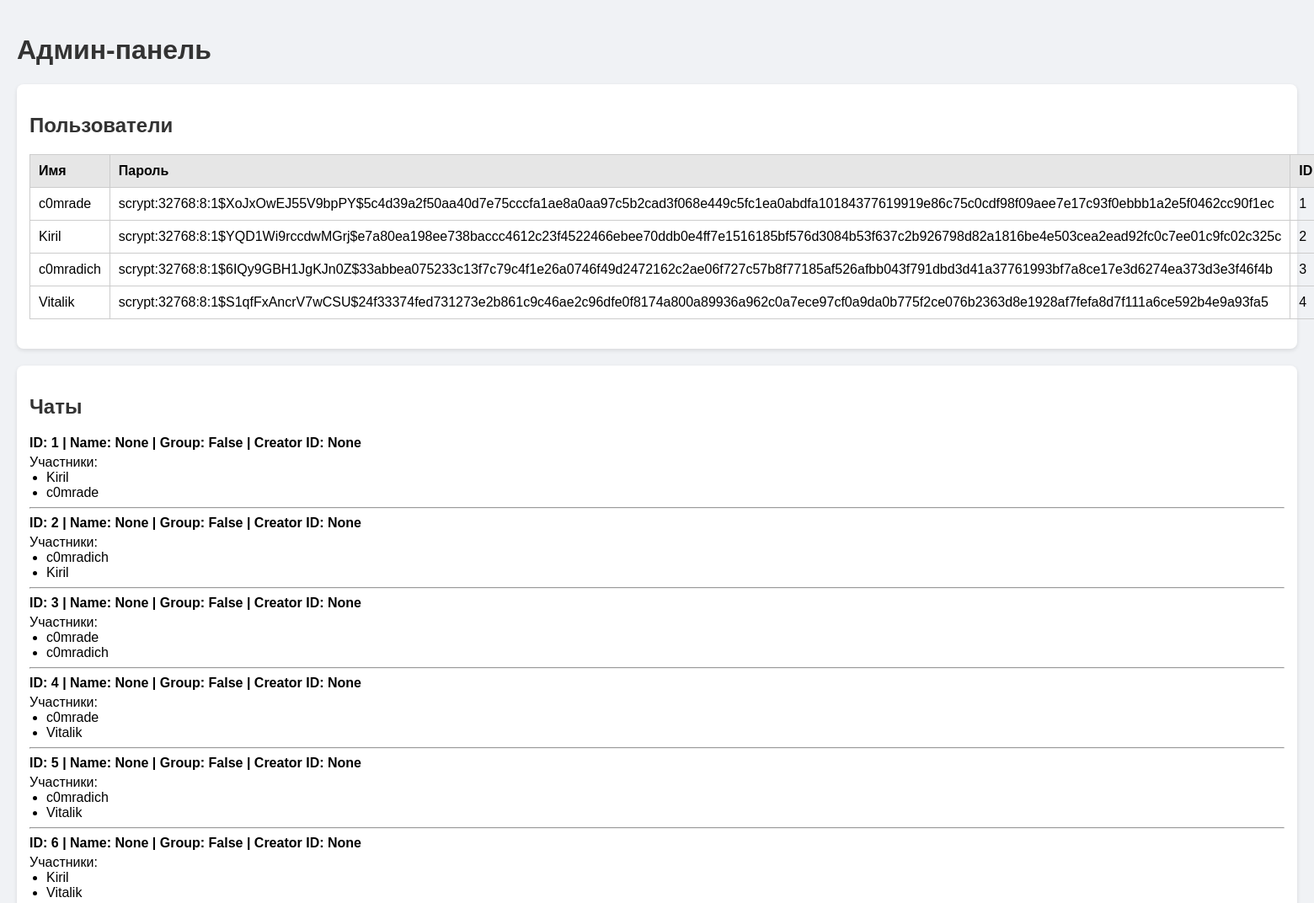
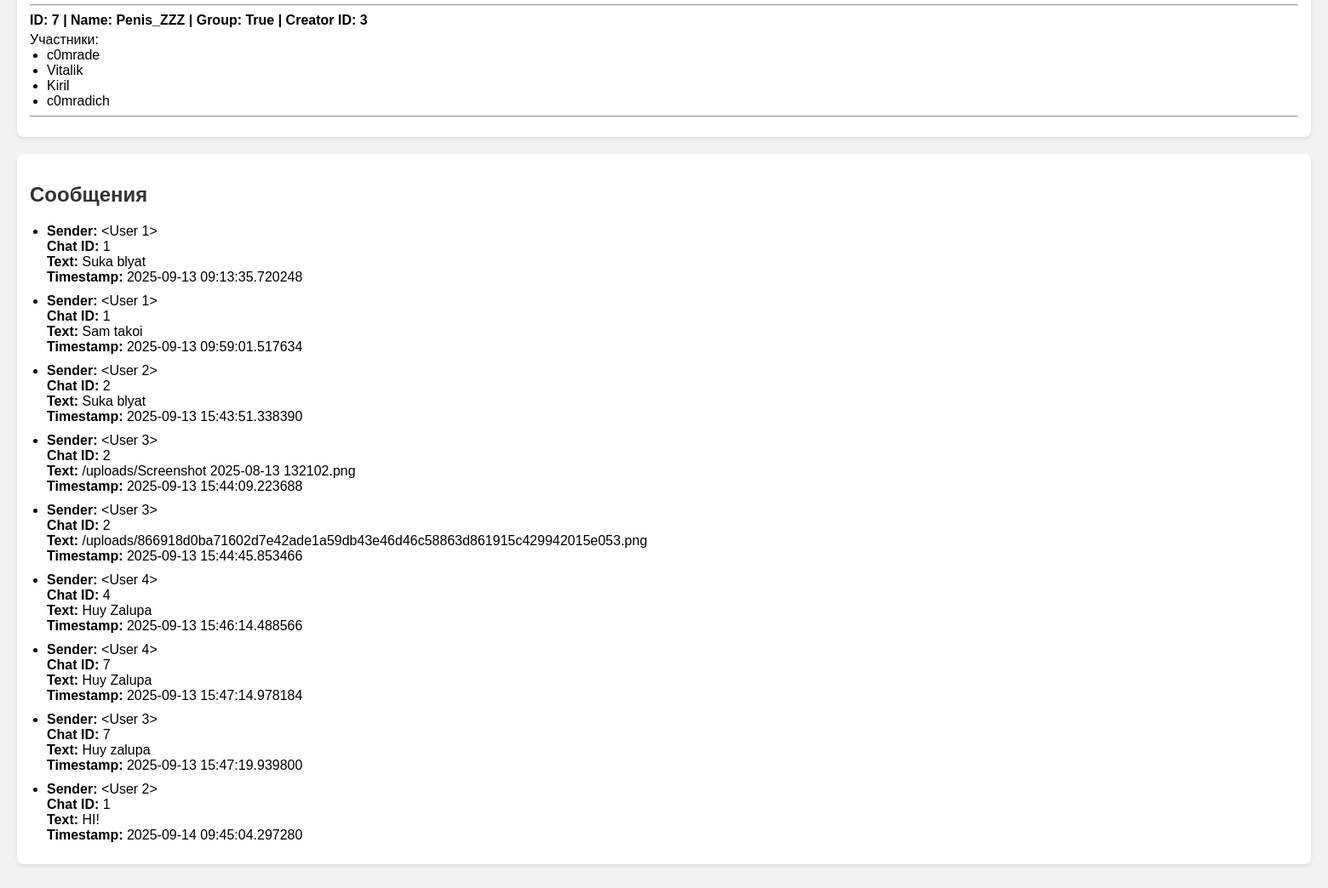
The page /admin on the database its author committed (2 pictures, top to bottom).
### backend/stuff/db.py (models this page shows, shortened)
class User(db.Model):
    __tablename__ = 'users'
    _id = db.Column(db.Integer, primary_key=True)
    name = db.Column(db.String(100), nullable=False)
    password = db.Column(db.String(100), nullable=False)
    messages = db.relationship('Message', back_populates='sender', lazy=True)
    isActive = db.Column(db.Boolean, default=False)

class Chat(db.Model):
    __tablename__ = 'chats'
    _id = db.Column(db.Integer, primary_key=True)
    is_group = db.Column(db.Boolean, default=False)
    name = db.Column(db.String(100))  # имя группы, если это группа
    creator_id = db.Column(db.Integer, db.ForeignKey('users._id'))
    participants = db.relationship('ChatParticipant', backref='chat', cascade='all, delete-orphan')
    messages = db.relationship('Message', backref='chat', lazy=True)

class Message(db.Model):
    __tablename__ = 'messages'
    _id = db.Column(db.Integer, primary_key=True)
    chat_id = db.Column(db.Integer, db.ForeignKey('chats._id'), nullable=False)
    sender_id = db.Column(db.Integer, db.ForeignKey('users._id'), nullable=False)
    text = db.Column(db.String(1000), nullable=False)
    timestamp = db.Column(db.DateTime, default=datetime.utcnow)
    sender = db.relationship('User', back_populates='messages')

### backend/stuff/routes.py (the view)
    @app.route('/admin')
    def admin():
        users_list = User.query.all()
        message_list = Message.query.all()
        chats_raw = Chat.query.all()
        chats = []
        for chat in chats_raw:
            participant_names = []
            for p in chat.participants:
                if p.user:
                    participant_names.append(p.user.name)
                else:
                    print(f"Warning: ChatParticipant {p._id} has no valid user")
            chats.append({
                "id": chat._id,
                "name": chat.name,
                "is_group": chat.is_group,
                "creator_id": chat.creator_id,
                "participants": participant_names
            })
        return render_template("Users.html", users=users_list, chats=chats, messages=message_list)

### backend/stuff/templates/Users.html (shortened to what this page needs)
<!DOCTYPE html>
<html lang="ru">
<head>
</head>
<body>
    <h1>Админ-панель</h1>
    <div class="card">
        <h2>Пользователи</h2>
        <table>
            <thead>
                <tr>
                    <th>Имя</th>
                    <th>Пароль</th>
                    <th>ID</th>
                </tr>
            </thead>
            <tbody>
                {% for user in users %}
                <tr>
                    <td>{{ user.name }}</td>
                    <td>{{ user.password }}</td>
                    <td>{{ user._id }}</td>
                </tr>
                {% else %}
                <tr>
                    <td colspan="2">Пользователи не найдены</td>
                </tr>
                {% endfor %}
            </tbody>
        </table>
    </div>
    <div class="card">
        <h2>Чаты</h2>
        {% for chat in chats %}
        <div class="chat-header">ID: {{ chat.id }} | Name: {{ chat.name }} | Group: {{ chat.is_group }} | Creator ID: {{ chat.creator_id }}</div>
        <span>Участники:</span>
        <ul>
            {% for name in chat.participants %}
                <li>{{ name }}</li>
            {% endfor %}
        </ul>
        <hr>
        {% endfor %}
    </div>
    <div class="card">
        <h2>Сообщения</h2>
        <ul class="message-list">
            {% for msg in messages %}
            <li>
                <strong>Sender:</strong> {{ msg.sender }}<br>
                <strong>Chat ID:</strong> {{ msg.chat_id }}<br>
                <strong>Text:</strong> {{ msg.text }}<br>
                <strong>Timestamp:</strong> {{ msg.timestamp }}<br>
            </li>
            {% else %}
            <li>Сообщений нет</li>
            {% endfor %}
        </ul>
    </div>
</body>
</html>

### backend/stuff/templates/Users.html (style rules this page uses)
body { font-family: Arial, sans-serif; background-color: #f0f2f5; margin: 0; padding: 20px; }
h1, h2, h3 { color: #333; }
table { width: 100%; border-collapse: collapse; margin-bottom: 20px; }
table, th, td { border: 1px solid #ccc; }
th, td { padding: 10px; text-align: left; }
th { background-color: #e6e6e6; }
.card { background-color: white; border-radius: 8px; padding: 15px; margin-bottom: 20px; box-shadow: 0 2px 5px rgba(0,0,0,0.1); }
ul { margin: 0; padding-left: 20px; }
.chat-header { font-weight: bold; margin-bottom: 5px; }
.message-list li { margin-bottom: 10px; }

### rows shown on the page
User: name "c0mrade", password "scrypt:32768:8:1$XoJxOwEJ55V9bpPY$5c4d39a2f50aa40d7e75cccfa1ae8a0aa97c5b2cad3f068e449c5fc1ea0abdfa10184377619919e86c75c0cdf98f09aee7e17c93f0ebbb1a2e5f0462cc90f1ec", _id "1"
User: name "Kiril", password "scrypt:32768:8:1$YQD1Wi9rccdwMGrj$e7a80ea198ee738baccc4612c23f4522466ebee70ddb0e4ff7e1516185bf576d3084b53f637c2b926798d82a1816be4e503cea2ead92fc0c7ee01c9fc02c325c", _id "2"
User: name "c0mradich", password "scrypt:32768:8:1$6IQy9GBH1JgKJn0Z$33abbea075233c13f7c79c4f1e26a0746f49d2472162c2ae06f727c57b8f77185af526afbb043f791dbd3d41a37761993bf7a8ce17e3d6274ea373d3e3f46f4b", _id "3"
User: name "Vitalik", password "scrypt:32768:8:1$S1qfFxAncrV7wCSU$24f33374fed731273e2b861c9c46ae2c96dfe0f8174a800a89936a962c0a7ece97cf0a9da0b775f2ce076b2363d8e1928af7fefa8d7f111a6ce592b4e9a93fa5", _id "4"
Chat: id "7", name "Penis_ZZZ", is_group "True", creator_id "3"
Message: sender "<User 1>", chat_id "1", text "Suka blyat", timestamp "2025-09-13 09:13:35.720248"
Message: sender "<User 1>", chat_id "1", text "Sam takoi", timestamp "2025-09-13 09:59:01.517634"
Message: sender "<User 2>", chat_id "2", text "Suka blyat", timestamp "2025-09-13 15:43:51.338390"
Message: sender "<User 3>", chat_id "2", text "/uploads/Screenshot 2025-08-13 132102.png", timestamp "2025-09-13 15:44:09.223688"
Message: sender "<User 3>", chat_id "2", text "/uploads/866918d0ba71602d7e42ade1a59db43e46d46c58863d861915c429942015e053.png", timestamp "2025-09-13 15:44:45.853466"
Message: sender "<User 4>", chat_id "4", text "Huy Zalupa", timestamp "2025-09-13 15:46:14.488566"
Message: sender "<User 4>", chat_id "7", text "Huy Zalupa", timestamp "2025-09-13 15:47:14.978184"
Message: sender "<User 3>", chat_id "7", text "Huy zalupa", timestamp "2025-09-13 15:47:19.939800"
Message: sender "<User 2>", chat_id "1", text "HI!", timestamp "2025-09-14 09:45:04.297280"

### other values the page prints
{{ chat.id }} "1" "2" "3" "4" "5" "6"
{{ chat.name }} "None" "None" "None" "None" "None" "None"
{{ chat.is_group }} "False" "False" "False" "False" "False" "False"
{{ chat.creator_id }} "None" "None" "None" "None" "None" "None"
